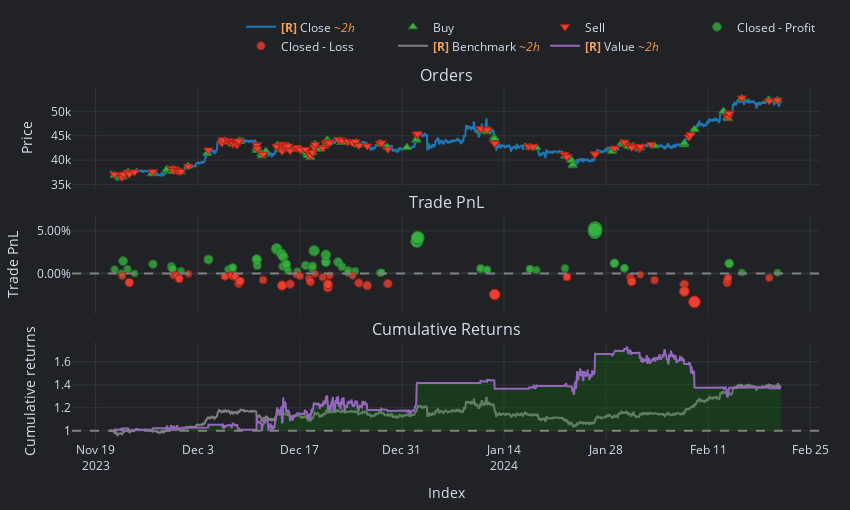

Notebook source saved alongside this figure:
### Code cell
# Choose a symbol to analyze
symbol = 'BTCUSDT'

symbol_data = data['Close'].get(symbol=symbol)
symbol_orders = orders[orders['symbol'] == symbol]

# Identify duplicates in the index
symbol_orders.index[symbol_orders.index.duplicated()]
# Throw an error if there are duplicates
if symbol_orders.index.duplicated().any():
    raise ValueError('Duplicate timestamps found in the orders dataframe')

# Change Floor and Ceiling based on your preference to zoom in or out. This is just rounding the date to the nearest hour/day/etc.
min_date = symbol_orders.index.min().floor('D') 
max_date = symbol_orders.index.max().ceil('D')
print(f"Minimum date: {min_date}")
print(f"Maximum date: {max_date}")

unlevered_pf = vbt.Portfolio.from_orders(
    close   = symbol_data.loc[min_date:max_date], # Note, here we are using the minutely data for ETH
    size    = symbol_orders['trade_quantity'],  
    price   = symbol_orders['price'],
    size_type = 'amount',
    # fixed_fees = trades['fees'],
    init_cash = 'auto', #40000,
    # leverage=10,
    leverage_mode=vbt.pf_enums.LeverageMode.Eager,    
    freq = '15T',
)

init_cash = unlevered_pf.init_cash 
leverage = 10
pf = vbt.Portfolio.from_orders(
    close   = symbol_data.loc[min_date:max_date], # Note, here we are using the minutely data for ETH
    size    = symbol_orders['trade_quantity'],  
    price   = symbol_orders['price'],
    size_type = 'amount',
    # fixed_fees = trades['fees'],
    init_cash = init_cash/leverage,
    leverage=leverage,
    leverage_mode=vbt.pf_enums.LeverageMode.Eager,    
    freq = '15T',
)

display(pf.stats())
pf.trades.records_readable
pf.plot().show()

### Figure 1 — Plotly figure (JSON) as saved in the notebook; plotly's stock layout.template omitted (floating-point values rounded to 4 significant figures; data arrays with more than 128 entries replaced by an {"elided": "..."} marker saying what was removed)
{"data": [{"legendgroup": "0", "line": {"color": "#1f77b4"}, "mode": "lines", "name": "<b style=\"color:sandybrown\">[R]</b> Close <i style=\"color:#fc9944\">~2h</i>", "showlegend": true, "type": "scatter", "uid": "bcf66550-d39d-4572-b01e-2622dbd00770", "x": {"elided": "1000 str values"}, "xaxis": "x", "y": {"elided": "1000 float values"}, "yaxis": "y"}, {"customdata": {"elided": "135x5 mixed values"}, "hovertemplate": "<br>Order Id: %{customdata[0]}\n<br>Index: %{customdata[1]}\n<br>Size: %{customdata[2]:,}\n<br>Price: %{customdata[3]:,}\n<br>Fees: %{customdata[4]:,}", "marker": {"color": "#37B13F", "line": {"color": "rgb(38,123,44)", "width": 1}, "size": 8, "symbol": "triangle-up"}, "mode": "markers", "name": "Buy", "type": "scatter", "uid": "fcfb01e4-eaac-4757-b281-56c48c5cacc7", "x": {"elided": "135 str values"}, "xaxis": "x", "y": {"elided": "135 float values"}, "yaxis": "y"}, {"customdata": {"elided": "135x5 mixed values"}, "hovertemplate": "<br>Order Id: %{customdata[0]}\n<br>Index: %{customdata[1]}\n<br>Size: %{customdata[2]:,}\n<br>Price: %{customdata[3]:,}\n<br>Fees: %{customdata[4]:,}", "marker": {"color": "#EA4335", "line": {"color": "rgb(181,31,18)", "width": 1}, "size": 8, "symbol": "triangle-down"}, "mode": "markers", "name": "Sell", "type": "scatter", "uid": "fb8bdd7c-a178-41d5-a29a-6b059ee902a6", "x": {"elided": "135 str values"}, "xaxis": "x", "y": {"elided": "135 float values"}, "yaxis": "y"}, {"customdata": {"elided": "68x5 mixed values"}, "hovertemplate": "<br>Exit Trade Id: %{customdata[0]}\n<br>Position Id: %{customdata[1]}\n<br>Exit Index: %{customdata[2]}\n<br>PnL: %{customdata[3]:,}\n<br>Return: %{customdata[4]:,%}", "marker": {"color": "#37B13F", "line": {"color": "rgb(38,123,44)", "width": 1}, "opacity": [0.7633, 0.7506, 0.7916, 0.7649, 0.75, 0.7813, 0.7729, 0.7661, 0.7658, 0.7584, 0.7966, 0.7639, 0.7621, 0.7696, 0.7696, 0.7971, 0.7971, 0.7766, 0.8324, 0.8151, 0.7737, 0.8059, 0.7812, 0.7732, 0.7811, 0.7585, 0.7572, 0.7768, 0.7658, 0.7748, 0.826, 0.7899, 0.7878, 0.8122, 0.7884, 0.7722, 0.752, 0.7609, 0.7586, 0.7521, 0.7522, 0.7532, 0.7533, 0.8584, 0.8574, 0.869, 0.8691, 0.8693, 0.7638, 0.7679, 0.7625, 0.7625, 0.7647, 0.7646, 0.7615, 0.7672, 0.89, 0.89, 0.9, 0.8955, 0.7841, 0.7841, 0.7675, 0.7675, 0.7834, 0.7835, 0.7533, 0.7527], "size": [7.621, 7.028, 8.941, 7.693, 7, 8.458, 8.07, 7.751, 7.739, 7.39, 9.174, 7.648, 7.565, 7.914, 7.914, 9.198, 9.198, 8.242, 10.84, 10.04, 8.107, 9.609, 8.455, 8.08, 8.454, 7.395, 7.338, 8.248, 7.737, 8.159, 10.55, 8.861, 8.765, 9.901, 8.793, 8.035, 7.095, 7.507, 7.4, 7.098, 7.101, 7.149, 7.154, 12.06, 12.01, 12.55, 12.56, 12.57, 7.645, 7.838, 7.582, 7.582, 7.685, 7.682, 7.537, 7.801, 13.53, 13.53, 14, 13.79, 8.591, 8.591, 7.815, 7.815, 8.559, 8.564, 7.154, 7.126], "symbol": "circle"}, "mode": "markers", "name": "Closed - Profit", "type": "scatter", "uid": "4aab224d-508e-475d-b59b-4be839b652e1", "x": ["2023-11-21T14:11:19+00:00", "2023-11-22T12:31:41+00:00", "2023-11-22T18:28:43+00:00", "2023-11-23T08:37:42+00:00", "2023-11-24T08:00:00+00:00", "2023-11-26T20:48:20.001000+00:00", "2023-11-29T09:20:07+00:00", "2023-11-29T12:56:04.001000+00:00", "2023-11-29T12:56:04.002000+00:00", "2023-11-30T16:55:46+00:00", "2023-12-04T11:05:40+00:00", "2023-12-07T05:02:29.001000+00:00", "2023-12-07T18:24:17+00:00", "2023-12-07T18:58:45.003000+00:00", "2023-12-07T18:58:45.005000+00:00", "2023-12-11T02:07:25+00:00", "2023-12-11T02:07:25.001000+00:00", "2023-12-11T03:45:31+00:00", "2023-12-13T19:41:26+00:00", "2023-12-14T11:40:06+00:00", "2023-12-14T16:11:19+00:00", "2023-12-14T17:32:39+00:00", "2023-12-15T03:17:12+00:00", "2023-12-15T03:17:12.001000+00:00", "2023-12-15T03:17:12.002000+00:00", "2023-12-15T09:30:52+00:00", "2023-12-16T15:59:11+00:00", "2023-12-17T18:42:54+00:00", "2023-12-18T17:02:16+00:00", "2023-12-18T17:29:42+00:00", "2023-12-18T23:09:20+00:00", "2023-12-20T13:31:40+00:00", "2023-12-20T13:35:03+00:00", "2023-12-20T13:50:37+00:00", "2023-12-22T05:46:45+00:00", "2023-12-22T18:55:42+00:00", "2023-12-23T14:03:30+00:00", "2023-12-23T15:49:54+00:00", "2023-12-24T14:15:22+00:00", "2023-12-28T00:14:11+00:00", "2023-12-28T00:14:11.001000+00:00", "2023-12-28T04:41:40+00:00", "2023-12-28T04:41:40.001000+00:00", "2024-01-02T01:03:38+00:00", "2024-01-02T01:03:41+00:00", "2024-01-02T03:48:46+00:00", "2024-01-02T03:48:46.001000+00:00", "2024-01-02T03:48:46.002000+00:00", "2024-01-10T18:29:34+00:00", "2024-01-10T19:21:14+00:00", "2024-01-11T16:18:14+00:00", "2024-01-11T16:18:14.001000+00:00", "2024-01-17T13:27:46+00:00", "2024-01-17T13:27:46.001000+00:00", "2024-01-18T10:46:14+00:00", "2024-01-22T08:40:59+00:00", "2024-01-26T11:32:26+00:00", "2024-01-26T11:32:26.001000+00:00", "2024-01-26T11:46:00+00:00", "2024-01-26T11:46:00.001000+00:00", "2024-01-29T03:34:33+00:00", "2024-01-29T03:34:33.001000+00:00", "2024-01-30T12:14:50+00:00", "2024-01-30T12:14:50.001000+00:00", "2024-02-13T21:14:42+00:00", "2024-02-13T21:14:42.001000+00:00", "2024-02-15T14:55:19+00:00", "2024-02-20T12:26:44+00:00"], "xaxis": "x2", "y": [0.00478, 0.0003289, 0.01468, 0.00532, 0.0001226, 0.01106, 0.008148, 0.005756, 0.005666, 0.003048, 0.01642, 0.004979, 0.004357, 0.00698, 0.006977, 0.01661, 0.0166, 0.009439, 0.02895, 0.02289, 0.008424, 0.01969, 0.01103, 0.008225, 0.01102, 0.003088, 0.00266, 0.009486, 0.005652, 0.008814, 0.02672, 0.01408, 0.01336, 0.02188, 0.01357, 0.007887, 0.0008364, 0.003924, 0.003123, 0.000861, 0.0008794, 0.001239, 0.001276, 0.03806, 0.0377, 0.04177, 0.04179, 0.04187, 0.004962, 0.006405, 0.004489, 0.004489, 0.005262, 0.005236, 0.004149, 0.006128, 0.04911, 0.04911, 0.05262, 0.05105, 0.01206, 0.01206, 0.006238, 0.006238, 0.01181, 0.01185, 0.001276, 0.001067], "yaxis": "y2"}, {"customdata": {"elided": "67x5 mixed values"}, "hovertemplate": "<br>Exit Trade Id: %{customdata[0]}\n<br>Position Id: %{customdata[1]}\n<br>Exit Index: %{customdata[2]}\n<br>PnL: %{customdata[3]:,}\n<br>Return: %{customdata[4]:,%}", "marker": {"color": "#EA4335", "line": {"color": "rgb(181,31,18)", "width": 1}, "opacity": [0.7575, 0.7797, 0.7797, 0.7556, 0.7547, 0.7667, 0.7667, 0.7508, 0.7592, 0.7591, 0.7591, 0.7562, 0.7562, 0.7562, 0.7598, 0.7598, 0.7598, 0.7824, 0.7755, 0.7754, 0.7754, 0.7754, 0.7709, 0.79, 0.7896, 0.7902, 0.7892, 0.7848, 0.7527, 0.758, 0.767, 0.7776, 0.7506, 0.7621, 0.7959, 0.7853, 0.7853, 0.7853, 0.7558, 0.7565, 0.781, 0.7895, 0.7833, 0.8194, 0.8195, 0.8196, 0.8196, 0.7607, 0.7607, 0.7607, 0.7608, 0.7608, 0.7701, 0.7765, 0.7765, 0.7534, 0.7716, 0.7855, 0.8093, 0.8093, 0.8447, 0.844, 0.8443, 0.7797, 0.7698, 0.7633, 0.7639], "size": [7.351, 8.386, 8.386, 7.263, 7.218, 7.778, 7.778, 7.036, 7.428, 7.423, 7.423, 7.288, 7.288, 7.288, 7.459, 7.459, 7.459, 8.512, 8.191, 8.187, 8.186, 8.186, 7.975, 8.869, 8.847, 8.875, 8.83, 8.623, 7.128, 7.375, 7.793, 8.287, 7.026, 7.566, 9.14, 8.649, 8.649, 8.649, 7.272, 7.305, 8.446, 8.845, 8.556, 10.24, 10.25, 10.25, 10.25, 7.501, 7.501, 7.501, 7.504, 7.503, 7.936, 8.235, 8.235, 7.158, 8.008, 8.659, 9.768, 9.768, 11.42, 11.39, 11.4, 8.388, 7.923, 7.619, 7.648], "symbol": "circle"}, "mode": "markers", "name": "Closed - Loss", "type": "scatter", "uid": "29704bd6-3d98-4b32-87d8-6312a677fbe5", "x": ["2023-11-22T15:54:23+00:00", "2023-11-23T14:55:10+00:00", "2023-11-23T14:55:12+00:00", "2023-11-29T16:04:41+00:00", "2023-11-30T02:53:55+00:00", "2023-11-30T11:06:34+00:00", "2023-11-30T11:06:34.001000+00:00", "2023-12-01T17:15:58+00:00", "2023-12-06T17:07:40+00:00", "2023-12-06T17:07:40.001000+00:00", "2023-12-06T17:07:40.002000+00:00", "2023-12-07T15:59:56.003000+00:00", "2023-12-07T15:59:56.004000+00:00", "2023-12-07T15:59:56.005000+00:00", "2023-12-08T03:26:36.001000+00:00", "2023-12-08T03:26:36.005000+00:00", "2023-12-08T03:26:36.006000+00:00", "2023-12-08T15:05:54+00:00", "2023-12-08T18:50:26.004000+00:00", "2023-12-08T18:50:26.005000+00:00", "2023-12-08T18:50:26.006000+00:00", "2023-12-08T18:50:26.007000+00:00", "2023-12-11T23:10:09+00:00", "2023-12-14T13:30:55+00:00", "2023-12-14T13:30:55.001000+00:00", "2023-12-14T13:30:55.002000+00:00", "2023-12-14T13:30:55.003000+00:00", "2023-12-15T16:05:46+00:00", "2023-12-16T12:37:37+00:00", "2023-12-17T01:01:36+00:00", "2023-12-18T06:30:11+00:00", "2023-12-18T10:58:38+00:00", "2023-12-19T02:15:29+00:00", "2023-12-20T03:15:52+00:00", "2023-12-20T20:08:11+00:00", "2023-12-20T20:11:12+00:00", "2023-12-20T20:11:12.001000+00:00", "2023-12-20T20:11:12.002000+00:00", "2023-12-21T02:26:23+00:00", "2023-12-24T05:37:35+00:00", "2023-12-25T02:08:08+00:00", "2023-12-26T05:36:14+00:00", "2023-12-29T01:42:46+00:00", "2024-01-12T17:30:02+00:00", "2024-01-12T17:30:02.001000+00:00", "2024-01-12T17:30:02.002000+00:00", "2024-01-12T17:30:02.003000+00:00", "2024-01-22T15:03:54+00:00", "2024-01-22T15:03:54.001000+00:00", "2024-01-22T15:03:54.002000+00:00", "2024-01-22T15:03:54.011000+00:00", "2024-01-31T07:20:41+00:00", "2024-01-31T11:17:31+00:00", "2024-01-31T12:13:37+00:00", "2024-01-31T12:13:37.001000+00:00", "2024-02-01T16:33:19+00:00", "2024-02-03T15:13:15+00:00", "2024-02-07T16:54:02+00:00", "2024-02-07T17:28:31+00:00", "2024-02-07T17:28:31.001000+00:00", "2024-02-09T02:55:30+00:00", "2024-02-09T02:55:30.001000+00:00", "2024-02-09T02:55:30.002000+00:00", "2024-02-13T14:34:38+00:00", "2024-02-13T15:29:15+00:00", "2024-02-13T17:53:16+00:00", "2024-02-19T08:48:21+00:00"], "xaxis": "x2", "y": [-0.002753, -0.01052, -0.01052, -0.002092, -0.001757, -0.005956, -0.005956, -0.0003947, -0.003334, -0.003298, -0.003298, -0.00228, -0.00228, -0.00228, -0.003562, -0.003562, -0.003562, -0.01147, -0.009057, -0.009023, -0.009018, -0.009018, -0.007438, -0.01414, -0.01397, -0.01418, -0.01384, -0.01229, -0.001081, -0.002935, -0.006069, -0.009771, -0.0003192, -0.004371, -0.01617, -0.01249, -0.01249, -0.01249, -0.002159, -0.002407, -0.01097, -0.01396, -0.01179, -0.02442, -0.02446, -0.02447, -0.02447, -0.003881, -0.003881, -0.003881, -0.003901, -0.003897, -0.00714, -0.009386, -0.009386, -0.001309, -0.007685, -0.01256, -0.02088, -0.02088, -0.03326, -0.03301, -0.03311, -0.01053, -0.007048, -0.004763, -0.004982], "yaxis": "y2"}, {"legendgroup": "1", "line": {"color": "#7f7f7f"}, "mode": "lines", "name": "<b style=\"color:sandybrown\">[R]</b> Benchmark <i style=\"color:#fc9944\">~2h</i>", "showlegend": true, "type": "scatter", "uid": "ab5c38ad-982a-4173-87e2-0d080c2380cc", "x": {"elided": "1000 str values"}, "xaxis": "x3", "y": {"elided": "1000 float values"}, "yaxis": "y3"}, {"hoverinfo": "skip", "line": {"color": "rgba(0, 0, 0, 0)", "width": 0}, "mode": "lines", "name": "<b style=\"color:sandybrown\">[R]</b> trace 6 <i style=\"color:#fc9944\">~2h</i>", "opacity": 0, "showlegend": false, "type": "scatter", "uid": "2253d4e8-6962-4a0d-a5b2-cce025bd72a1", "x": {"elided": "1000 str values"}, "xaxis": "x3", "y": {"elided": "1000 int values"}, "yaxis": "y3"}, {"connectgaps": false, "fill": "tonexty", "fillcolor": "rgba(0, 128, 0, 0.25)", "hoverinfo": "skip", "line": {"color": "rgba(0, 0, 0, 0)", "width": 0}, "mode": "lines", "name": "<b style=\"color:sandybrown\">[R]</b> trace 7 <i style=\"color:#fc9944\">~2h</i>", "opacity": 0, "showlegend": false, "type": "scatter", "uid": "51670dfa-1b71-47f6-a1d6-5414efc04794", "x": {"elided": "1000 str values"}, "xaxis": "x3", "y": {"elided": "1000 float values"}, "yaxis": "y3"}, {"hoverinfo": "skip", "line": {"color": "rgba(0, 0, 0, 0)", "width": 0}, "mode": "lines", "name": "<b style=\"color:sandybrown\">[R]</b> trace 8 <i style=\"color:#fc9944\">~2h</i>", "opacity": 0, "showlegend": false, "type": "scatter", "uid": "f3e58422-d455-4ec8-b619-a3e6784a6fb9", "x": {"elided": "1000 str values"}, "xaxis": "x3", "y": {"elided": "1000 int values"}, "yaxis": "y3"}, {"connectgaps": false, "fill": "tonexty", "fillcolor": "rgba(255, 0, 0, 0.25)", "hoverinfo": "skip", "line": {"color": "rgba(0, 0, 0, 0)", "width": 0}, "mode": "lines", "name": "<b style=\"color:sandybrown\">[R]</b> trace 9 <i style=\"color:#fc9944\">~2h</i>", "opacity": 0, "showlegend": false, "type": "scatter", "uid": "d067ed81-3dbf-49ba-b052-9986499e15dd", "x": {"elided": "1000 str values"}, "xaxis": "x3", "y": {"elided": "1000 float values"}, "yaxis": "y3"}, {"legendgroup": "2", "line": {"color": "#9467bd"}, "mode": "lines", "name": "<b style=\"color:sandybrown\">[R]</b> Value <i style=\"color:#fc9944\">~2h</i>", "showlegend": true, "type": "scatter", "uid": "3c2bf7cf-56bd-4c5f-93b6-2dce9e4827ef", "x": {"elided": "1000 str values"}, "xaxis": "x3", "y": {"elided": "1000 float values"}, "yaxis": "y3"}, {"hoverinfo": "skip", "line": {"color": "rgba(0, 0, 0, 0)", "width": 0}, "mode": "lines", "name": "<b style=\"color:sandybrown\">[R]</b> trace 11 <i style=\"color:#fc9944\">~2h</i>", "opacity": 0, "showlegend": false, "type": "scatter", "uid": "d031705f-87e6-43a7-bd7a-e944f0dc6a90", "x": {"elided": "1000 str values"}, "xaxis": "x3", "y": {"elided": "1000 int values"}, "yaxis": "y3"}], "layout": {"annotations": [{"font": {"size": 16}, "showarrow": false, "text": "Orders", "x": 0.5, "xanchor": "center", "xref": "paper", "y": 1, "yanchor": "bottom", "yref": "paper"}, {"font": {"size": 16}, "showarrow": false, "text": "Trade PnL", "x": 0.5, "xanchor": "center", "xref": "paper", "y": 0.6405, "yanchor": "bottom", "yref": "paper"}, {"font": {"size": 16}, "showarrow": false, "text": "Cumulative Returns", "x": 0.5, "xanchor": "center", "xref": "paper", "y": 0.281, "yanchor": "bottom", "yref": "paper"}], "height": 510, "legend": {"orientation": "h", "traceorder": "normal", "x": 1, "xanchor": "right", "y": 1.078, "yanchor": "bottom"}, "margin": {"b": 30, "l": 30, "r": 30, "t": 30}, "shapes": [{"line": {"color": "gray", "dash": "dash"}, "type": "line", "x0": 0, "x1": 1, "xref": "paper", "y0": 0, "y1": 0, "yref": "y2"}, {"line": {"color": "gray", "dash": "dash"}, "type": "line", "x0": 0, "x1": 1, "xref": "paper", "y0": 1, "y1": 1, "yref": "y3"}], "showlegend": true, "width": 850, "xaxis": {"anchor": "y", "domain": [0, 1], "matches": "x3", "showticklabels": false}, "xaxis2": {"anchor": "y2", "domain": [0, 1], "matches": "x3", "showticklabels": false}, "xaxis3": {"anchor": "y3", "domain": [0, 1], "title": {"text": "Index"}}, "yaxis": {"anchor": "x", "domain": [0.719, 1], "title": {"text": "Price"}}, "yaxis2": {"anchor": "x2", "domain": [0.3595, 0.6405], "tickformat": ".2%", "title": {"text": "Trade PnL"}}, "yaxis3": {"anchor": "x3", "domain": [0, 0.281], "title": {"text": "Cumulative returns"}}}}
